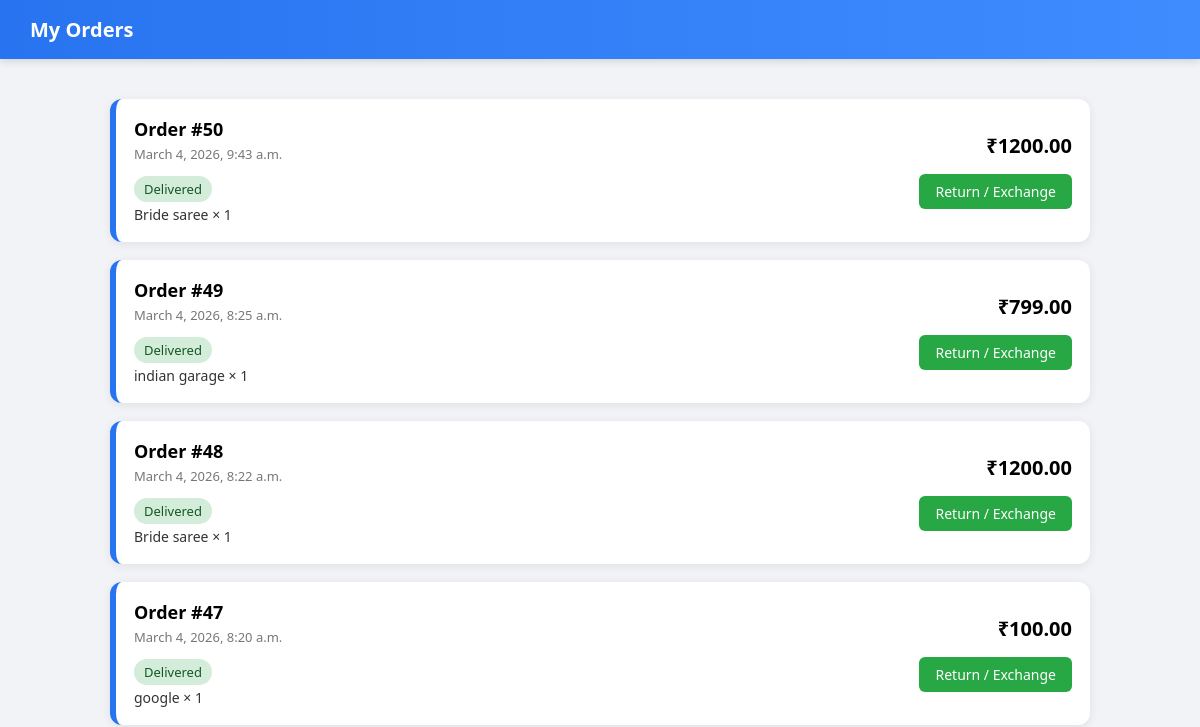
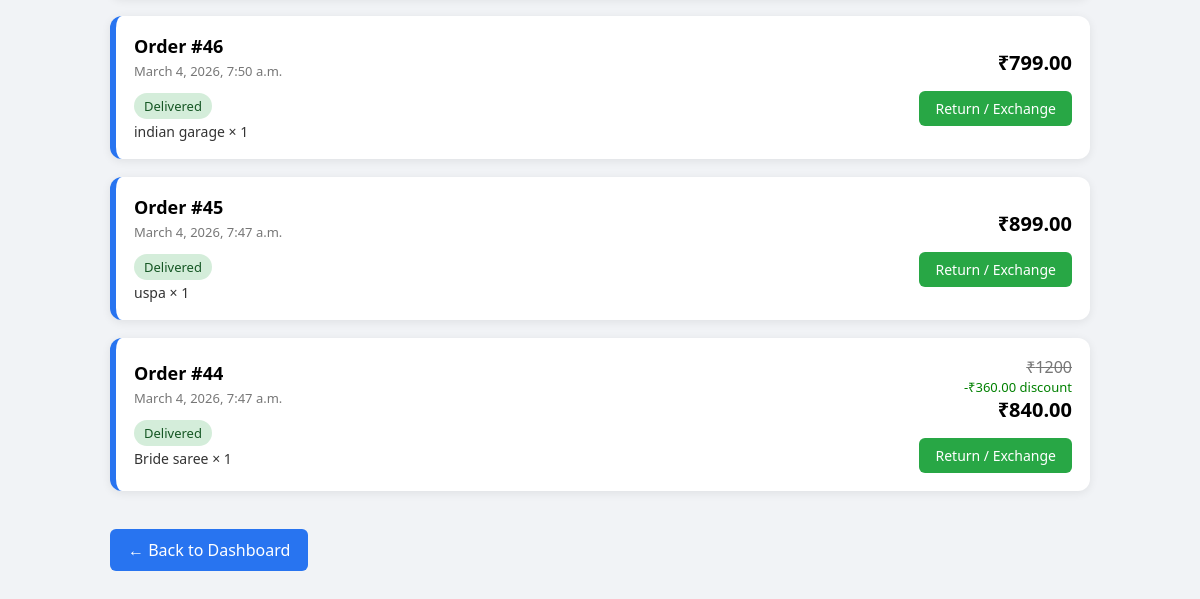
Before: /my-orders/ (signed in) with the older database file (2 pictures, top to bottom).
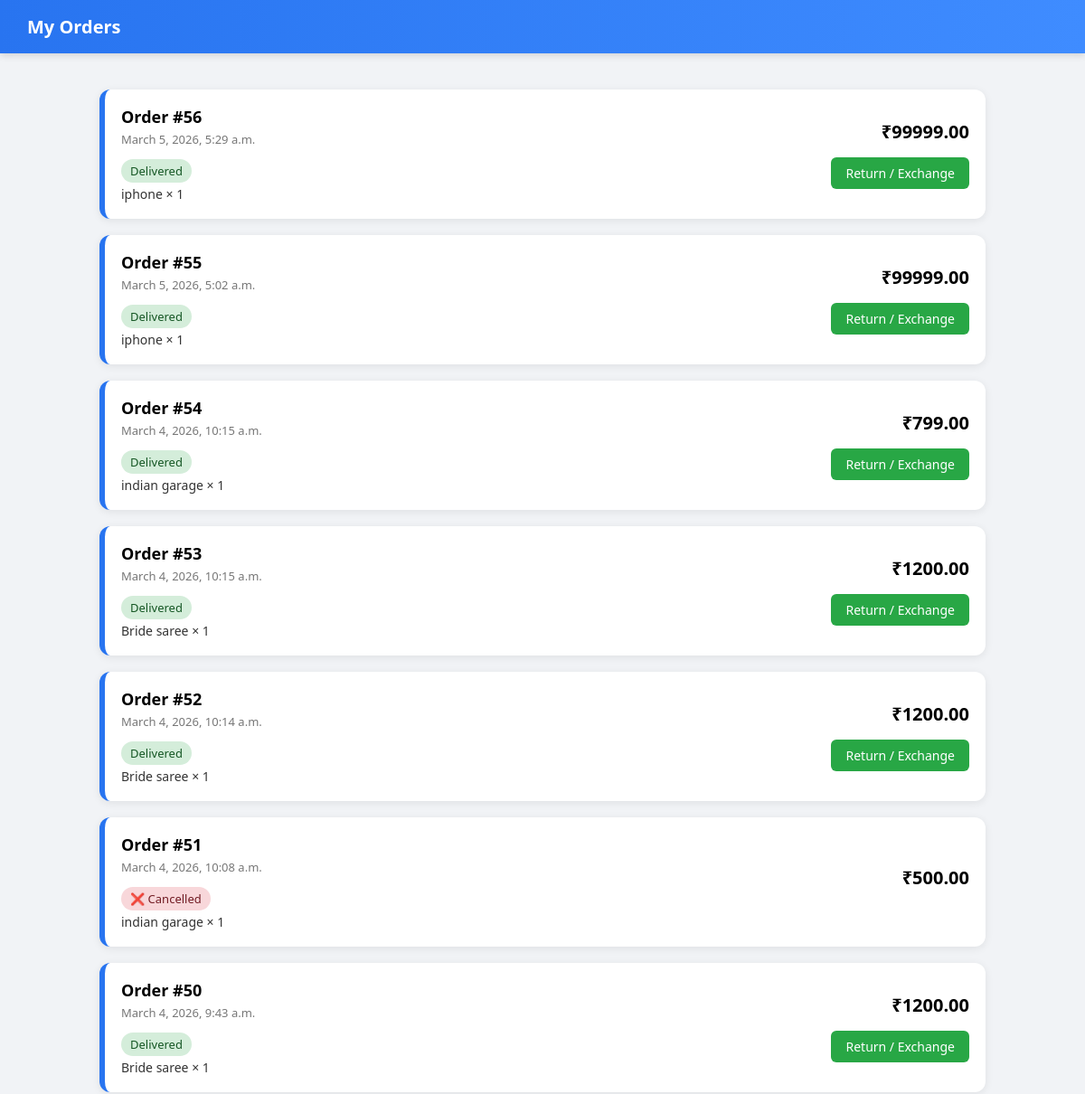
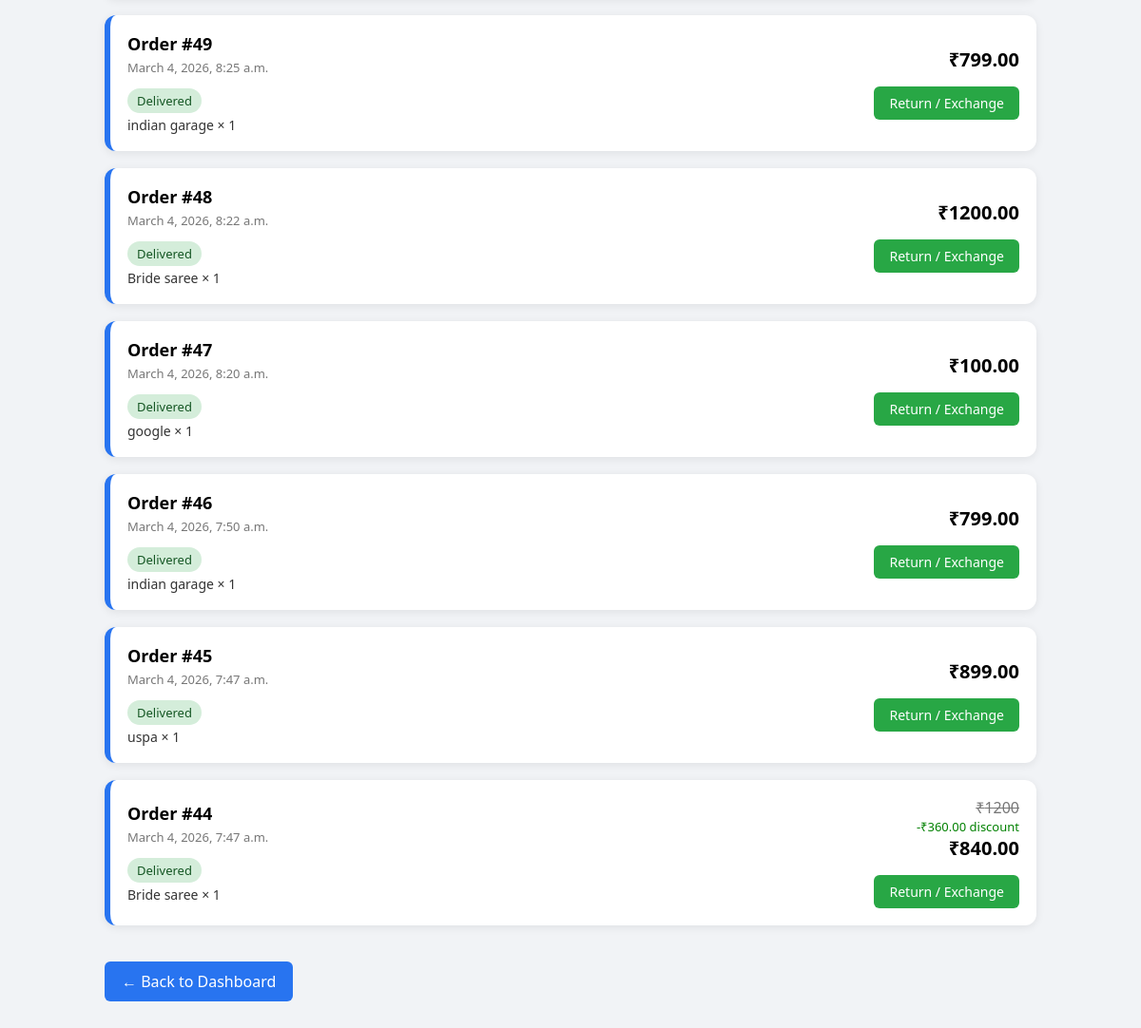
After: the same page with the newer database file (2 pictures, top to bottom).
### category/models.py (models this page shows, shortened)
class Order(models.Model):
    STATUS_CHOICES = (
        ('Placed', 'Placed'),
        ('Shipped', 'Shipped'),
        ('Delivered', 'Delivered'),
        ('Cancelled', 'Cancelled'),
    )
    user = models.ForeignKey(User, on_delete=models.CASCADE)
    total_amount = models.DecimalField(max_digits=10, decimal_places=2)
    discount_amount = models.DecimalField(max_digits=10, decimal_places=2, default=0)
    status = models.CharField(
        max_length=20,
        choices=STATUS_CHOICES,
        default='Placed'
    )
    created_at = models.DateTimeField(auto_now_add=True)
    delivered_at = models.DateTimeField(null=True, blank=True)

class OrderItem(models.Model):
    order = models.ForeignKey(Order, on_delete=models.CASCADE, related_name="items")
    product = models.ForeignKey(Product, on_delete=models.CASCADE)
    quantity = models.IntegerField()
    price = models.DecimalField(max_digits=10, decimal_places=2)

class Product(models.Model):
    category = models.ForeignKey(Category, on_delete=models.CASCADE)
    subcategory = models.ForeignKey(SubCategory, on_delete=models.CASCADE)
    name = models.CharField(max_length=200)
    description = models.TextField()
    price = models.DecimalField(max_digits=10, decimal_places=2)
    image = models.ImageField(upload_to='products/')
    stock=models.IntegerField(default=10)

### category/views.py (the view)
# urls.py: path("my-orders/", views.my_orders, name="my_orders"),
@login_required
def my_orders(request):
    orders = Order.objects.filter(user=request.user).order_by('-created_at')
    now = timezone.now()
    for order in orders:
        if order.status == "Cancelled":
            continue
        diff = now - order.created_at
        if diff >= timedelta(minutes=2):
            if order.status != "Delivered":
                order.status = "Delivered"
                order.delivered_at = timezone.now()
        elif diff >= timedelta(minutes=1):
            if order.status != "Shipped":
                order.status = "Shipped"
        else:
            order.status = "Placed"
        order.save()
    return render(request, "my_orders.html", {"orders": orders})

### category/templates/my_orders.html (shortened to what this page needs)
<!DOCTYPE html>
<html>
<head>
</head>
<body>
<div class="header">
My Orders
</div>
<div class="container">
{% for order in orders %}
<div class="order-card">
<div class="order-content">
<div>
<div class="order-id">
Order #{{ order.id }}
</div>
<div class="order-date">
{{ order.created_at }}
</div>
{% if order.status == "Placed" %}
<div class="status placed">Order Placed</div>
{% elif order.status == "Shipped" %}
<div class="status shipped">🚚 Shipped</div>
{% elif order.status == "Delivered" %}
<div class="status delivered">Delivered</div>
{% elif order.status == "Cancelled" %}
<div class="status cancelled">❌ Cancelled</div>
{% endif %}
{% for item in order.items.all %}
<div class="item">
{{ item.product.name }} × {{ item.quantity }}
</div>
{% endfor %}
</div>
<div class="right">
{% if order.discount_amount > 0 %}
<div style="text-decoration:line-through;color:#777;">
₹{{ order.total_amount|add:order.discount_amount }}
</div>
<div style="color:green;font-size:13px;">
-₹{{ order.discount_amount }} discount
</div>
{% endif %}
<div class="price">
₹{{ order.total_amount }}
</div>
{% if order.status == "Delivered" %}
<a href="{% url 'return_request' order.id %}" class="btn btn-return">
Return / Exchange
</a>
{% endif %}
</div>
</div>
</div>
{% empty %}
<div class="empty">
<h3>No Orders Yet</h3>
</div>
{% endfor %}
<a href="{% url 'dashboard' %}" class="back">
← Back to Dashboard
</a>
</div>
</body>
</html>

Changed rows visible on the page:
added Order: id "56", created_at "March 5, 2026, 5:29 a.m.", status "Delivered", total_amount "99999.00"
added OrderItem: product.name "iphone", quantity "1", shown under "56"
added Order: id "55", created_at "March 5, 2026, 5:02 a.m.", status "Delivered", total_amount "99999.00"
added OrderItem: product.name "iphone", quantity "1", shown under "55"
added Order: id "54", created_at "March 4, 2026, 10:15 a.m.", status "Delivered", total_amount "799.00"
added OrderItem: product.name "indian garage", quantity "1", shown under "54"
added Order: id "53", created_at "March 4, 2026, 10:15 a.m.", status "Delivered", total_amount "1200.00"
added OrderItem: product.name "Bride saree", quantity "1", shown under "53"
added Order: id "52", created_at "March 4, 2026, 10:14 a.m.", status "Delivered", total_amount "1200.00"
added OrderItem: product.name "Bride saree", quantity "1", shown under "52"
added Order: id "51", created_at "March 4, 2026, 10:08 a.m.", status "❌ Cancelled", total_amount "500.00"
added OrderItem: product.name "indian garage", quantity "1", shown under "51"
